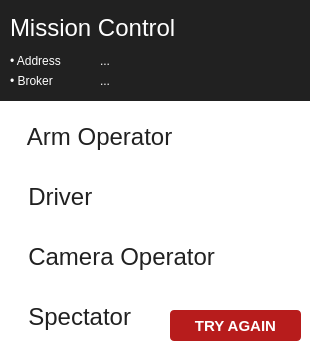
<?xml version="1.0" encoding="UTF-8"?>
<ui version="4.0">
 <class>InitWindow</class>
 <widget class="QMainWindow" name="InitWindow">
  <property name="geometry">
   <rect>
    <x>0</x>
    <y>0</y>
    <width>310</width>
    <height>350</height>
   </rect>
  </property>
  <property name="minimumSize">
   <size>
    <width>310</width>
    <height>350</height>
   </size>
  </property>
  <property name="maximumSize">
   <size>
    <width>310</width>
    <height>350</height>
   </size>
  </property>
  <property name="windowTitle">
   <string>MainWindow</string>
  </property>
  <property name="styleSheet">
   <string notr="true">.QWidget {
	background-color:#FFFFFF;
}</string>
  </property>
  <widget class="QWidget" name="centralwidget">
   <widget class="QPushButton" name="spectatorButton">
    <property name="geometry">
     <rect>
      <x>10</x>
      <y>290</y>
      <width>291</width>
      <height>51</height>
     </rect>
    </property>
    <property name="font">
     <font>
      <family>Arial</family>
      <pointsize>18</pointsize>
      <weight>50</weight>
      <bold>false</bold>
     </font>
    </property>
    <property name="autoFillBackground">
     <bool>false</bool>
    </property>
    <property name="styleSheet">
     <string notr="true">QPushButton {
	qproperty-icon: url(:/icons/spectator_black_36px.png);
	text-align: left;
	color: #212121;
    background: transparent;
	border-radius: 4px;
	padding: 5px 15px 2px 5px;
}

QPushButton:hover{
        background: #EEEEEE;
}

QPushButton:pressed {
        background: #ffcdd2
}

QPushButton:disabled {
        background: #9E9E9E;
}</string>
    </property>
    <property name="text">
     <string>  Spectator</string>
    </property>
    <property name="iconSize">
     <size>
      <width>36</width>
      <height>36</height>
     </size>
    </property>
    <property name="flat">
     <bool>true</bool>
    </property>
   </widget>
   <widget class="QWidget" name="comm_statusContainer" native="true">
    <property name="geometry">
     <rect>
      <x>0</x>
      <y>0</y>
      <width>311</width>
      <height>101</height>
     </rect>
    </property>
    <property name="styleSheet">
     <string notr="true">.QWidget {
	background-color: #212121;
}</string>
    </property>
    <widget class="QLabel" name="comm_mainStatusLabel">
     <property name="geometry">
      <rect>
       <x>10</x>
       <y>10</y>
       <width>291</width>
       <height>36</height>
      </rect>
     </property>
     <property name="font">
      <font>
       <family>Arial</family>
       <pointsize>18</pointsize>
       <weight>50</weight>
       <bold>false</bold>
      </font>
     </property>
     <property name="styleSheet">
      <string notr="true">color: white;</string>
     </property>
     <property name="text">
      <string>Mission Control</string>
     </property>
    </widget>
    <widget class="QLabel" name="addressLabel2">
     <property name="geometry">
      <rect>
       <x>10</x>
       <y>50</y>
       <width>91</width>
       <height>21</height>
      </rect>
     </property>
     <property name="font">
      <font>
       <family>Arial</family>
      </font>
     </property>
     <property name="styleSheet">
      <string notr="true">color: white;</string>
     </property>
     <property name="text">
      <string>• Address</string>
     </property>
    </widget>
    <widget class="QLabel" name="brokerLabel2">
     <property name="geometry">
      <rect>
       <x>10</x>
       <y>70</y>
       <width>91</width>
       <height>21</height>
      </rect>
     </property>
     <property name="font">
      <font>
       <family>Arial</family>
      </font>
     </property>
     <property name="styleSheet">
      <string notr="true">color: white;</string>
     </property>
     <property name="text">
      <string>• Broker</string>
     </property>
    </widget>
    <widget class="QLabel" name="addressLabel">
     <property name="geometry">
      <rect>
       <x>100</x>
       <y>50</y>
       <width>201</width>
       <height>21</height>
      </rect>
     </property>
     <property name="font">
      <font>
       <family>Arial</family>
      </font>
     </property>
     <property name="styleSheet">
      <string notr="true">color: white;</string>
     </property>
     <property name="text">
      <string>...</string>
     </property>
    </widget>
    <widget class="QLabel" name="brokerLabel">
     <property name="geometry">
      <rect>
       <x>100</x>
       <y>70</y>
       <width>201</width>
       <height>21</height>
      </rect>
     </property>
     <property name="font">
      <font>
       <family>Arial</family>
      </font>
     </property>
     <property name="styleSheet">
      <string notr="true">color: white;</string>
     </property>
     <property name="text">
      <string>...</string>
     </property>
    </widget>
   </widget>
   <widget class="QPushButton" name="cameraOperatorButton">
    <property name="geometry">
     <rect>
      <x>10</x>
      <y>230</y>
      <width>291</width>
      <height>51</height>
     </rect>
    </property>
    <property name="font">
     <font>
      <family>Arial</family>
      <pointsize>18</pointsize>
      <weight>50</weight>
      <bold>false</bold>
     </font>
    </property>
    <property name="autoFillBackground">
     <bool>false</bool>
    </property>
    <property name="styleSheet">
     <string notr="true">QPushButton {
	qproperty-icon: url(:/icons/camera_black_36px.png);
	text-align: left;
	color: #212121;
    background: transparent;
	border-radius: 4px;
	padding: 5px 15px 2px 5px;
}

QPushButton:hover{
		background: #EEEEEE;
}

QPushButton:pressed {
        background: #ffcdd2
}

QPushButton:disabled {
        background: #9E9E9E;
}</string>
    </property>
    <property name="text">
     <string>  Camera Operator</string>
    </property>
    <property name="iconSize">
     <size>
      <width>36</width>
      <height>36</height>
     </size>
    </property>
    <property name="flat">
     <bool>true</bool>
    </property>
   </widget>
   <widget class="QPushButton" name="armOperatorButton">
    <property name="geometry">
     <rect>
      <x>10</x>
      <y>110</y>
      <width>291</width>
      <height>51</height>
     </rect>
    </property>
    <property name="font">
     <font>
      <family>Arial</family>
      <pointsize>18</pointsize>
      <weight>50</weight>
      <bold>false</bold>
     </font>
    </property>
    <property name="autoFillBackground">
     <bool>false</bool>
    </property>
    <property name="styleSheet">
     <string notr="true">QPushButton {
	qproperty-icon: url(:/icons/arm_operator_black_36px.png);
	text-align: left;
	color: #212121;
    background: transparent;
	border-radius: 4px;
	padding: 5px 15px 2px 5px;
}

QPushButton:hover{
        background: #EEEEEE;
}

QPushButton:pressed {
        background: #ffcdd2
}

QPushButton:disabled {
        background: #9E9E9E;
}</string>
    </property>
    <property name="text">
     <string>  Arm Operator</string>
    </property>
    <property name="iconSize">
     <size>
      <width>36</width>
      <height>36</height>
     </size>
    </property>
    <property name="flat">
     <bool>true</bool>
    </property>
   </widget>
   <widget class="QLabel" name="statusLabel">
    <property name="geometry">
     <rect>
      <x>10</x>
      <y>110</y>
      <width>291</width>
      <height>231</height>
     </rect>
    </property>
    <property name="font">
     <font>
      <family>Arial</family>
     </font>
    </property>
    <property name="text">
     <string/>
    </property>
    <property name="alignment">
     <set>Qt::AlignCenter</set>
    </property>
    <property name="wordWrap">
     <bool>true</bool>
    </property>
   </widget>
   <widget class="QPushButton" name="retryButton">
    <property name="geometry">
     <rect>
      <x>170</x>
      <y>310</y>
      <width>131</width>
      <height>31</height>
     </rect>
    </property>
    <property name="font">
     <font>
      <family>Arial</family>
      <pointsize>11</pointsize>
      <weight>75</weight>
      <bold>true</bold>
     </font>
    </property>
    <property name="autoFillBackground">
     <bool>false</bool>
    </property>
    <property name="styleSheet">
     <string notr="true">QPushButton {
	color: #ffffff;
    background: #b71c1c;
	border-radius: 4px;
	padding: 5px 5px 5px 5px;
}

QPushButton:hover{
		color: #ffffff;
        background: #d32f2f;
}

QPushButton:pressed {
        background: #d50000
}

QPushButton:disabled {
        background: #9E9E9E;
}</string>
    </property>
    <property name="text">
     <string>TRY AGAIN</string>
    </property>
    <property name="flat">
     <bool>true</bool>
    </property>
   </widget>
   <widget class="QPushButton" name="driverButton">
    <property name="geometry">
     <rect>
      <x>10</x>
      <y>170</y>
      <width>291</width>
      <height>51</height>
     </rect>
    </property>
    <property name="font">
     <font>
      <family>Arial</family>
      <pointsize>18</pointsize>
      <weight>50</weight>
      <bold>false</bold>
     </font>
    </property>
    <property name="autoFillBackground">
     <bool>false</bool>
    </property>
    <property name="styleSheet">
     <string notr="true">QPushButton {
	qproperty-icon: url(:/icons/driver_black_36px.png);
	text-align: left;
	color: #212121;
    background: transparent;
	border-radius: 4px;
	padding: 5px 15px 2px 5px;
}

QPushButton:hover{
        background: #EEEEEE;
}

QPushButton:pressed {
        background: #ffcdd2
}

QPushButton:disabled {
        background: #9E9E9E;
}</string>
    </property>
    <property name="text">
     <string>  Driver</string>
    </property>
    <property name="iconSize">
     <size>
      <width>36</width>
      <height>36</height>
     </size>
    </property>
    <property name="flat">
     <bool>true</bool>
    </property>
   </widget>
  </widget>
 </widget>
 <resources/>
 <connections/>
</ui>
